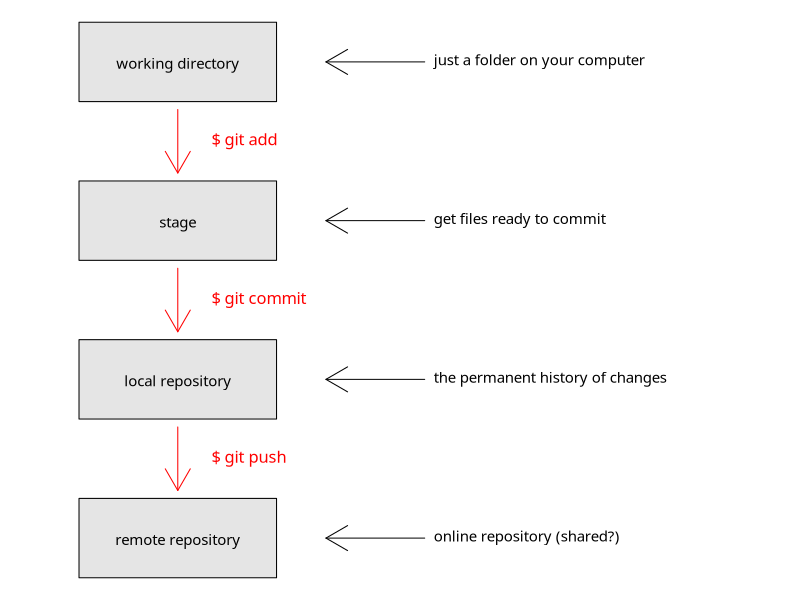

R code for this plot:
#!/usr/bin/env Rscript

# Git diagram, by Diego from the Pasteur boot camp.

library(plyr)

plot.info  <-  function(y, text.box, text.explain, text.command) {
  # main box:
  polygon(c(1,5,5,1), c(y,y,y+1,y+1), col='grey90')
  text(3, y+0.3, text.box, pos=3)

  # Explanation
  arrows(8, y+0.5, 6, y+0.5)
  text(8, y+0.5, text.explain, pos=4)

  # Command
  if(text.command != '') {
    arrows(3, y-0.1, 3, y-0.9, col='red')
    text(3.5, y-0.5, text.command,pos=4, cex=1.1, col='red')
  }
}

fig.git.info <- function() {
  chart.info  <-
    list(list(y=9, text.box='working directory',
              text.explain='just a folder on your computer',
              text.command='$ git add'),
         list(y=7, text.box='stage',
              text.explain='get files ready to commit',
              text.command='$ git commit'),
         list(y=5, text.box='local repository',
              text.explain='the permanent history of changes',
              text.command='$ git push'),
         list(y=3, text.box='remote repository',
              text.explain='online repository (shared?)',
              text.command=''))

  par(family='Monaco', mar=rep(0, 4), cex=0.9)
  plot(0, 0, type='n', xlim=c(0,15), ylim=c(3,10),
       ylab='', xlab='', axes=FALSE)
  l_ply(chart.info, function(x) do.call(plot.info, x))
}

if (!interactive()) {
  png("git-info.png", width=500, height=400)
  fig.git.info()
  dev.off()
}
